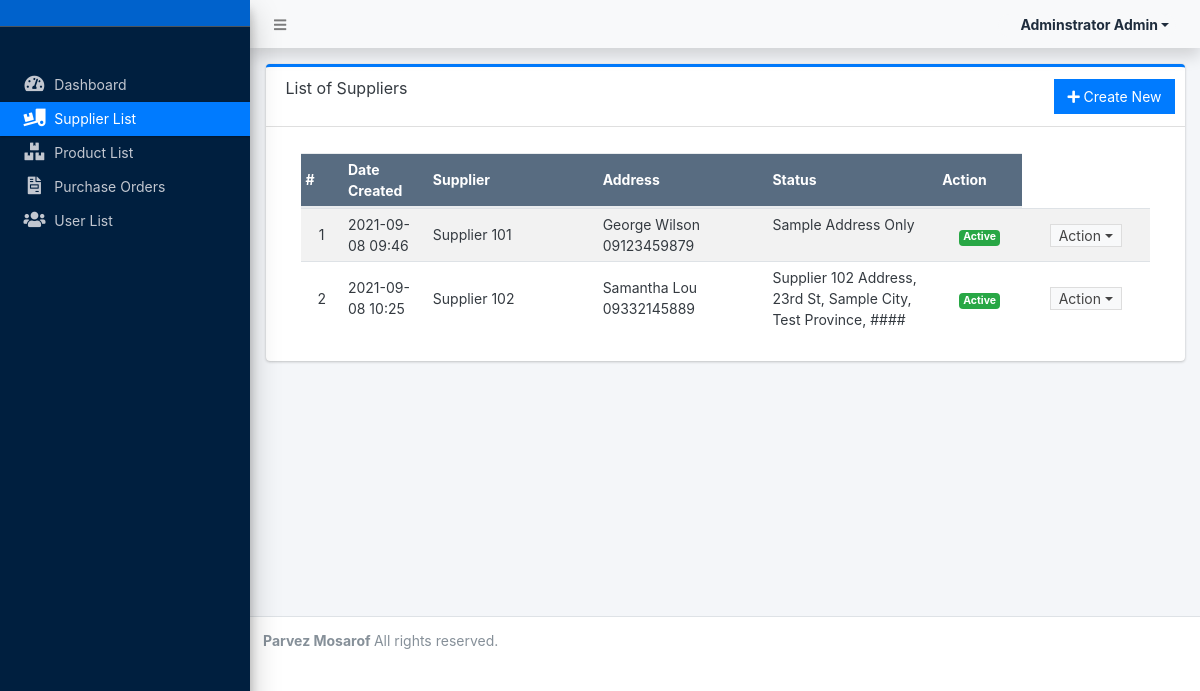
Page /admin/?page=suppliers (signed in) on the committed database.
### tables this page shows
CREATE TABLE `supplier_list` (
  `id` int(30) NOT NULL,
  `name` varchar(250) NOT NULL,
  `address` text NOT NULL,
  `contact_person` text NOT NULL,
  `contact` varchar(50) NOT NULL,
  `email` varchar(150) NOT NULL,
  `status` tinyint(1) NOT NULL DEFAULT 1 COMMENT ' 0 = Inactive, 1 = Active',
  `date_created` datetime NOT NULL DEFAULT current_timestamp()
);

### admin/suppliers/index.php (the view, shortened to what this page needs)
<div class="card card-outline card-primary">
	<div class="card-header">
		<h3 class="card-title">List of Suppliers</h3>
		<div class="card-tools">
			<a href="javascript:void(0)" id="create_new" class="btn btn-flat btn-primary"><span class="fas fa-plus"></span>  Create New</a>
		</div>
	</div>
	<div class="card-body">
		<div class="container-fluid">
        <div class="container-fluid">
			<table class="table table-hover table-striped">
				<colgroup>
					<col width="5%">
					<col width="10%">
					<col width="20%">
					<col width="20%">
					<col width="20%">
					<col width="10%">
					<col width="15%">
				</colgroup>
				<thead>
					<tr class="bg-navy disabled">
						<th>#</th>
						<th>Date Created</th>
						<th>Supplier</th>
						<th>Address</th>
						<th>Status</th>
						<th>Action</th>
					</tr>
				</thead>
				<tbody>
					<?php
					$i = 1;
					$qry = $conn->query("SELECT * from `supplier_list` order by (`name`) asc ");
					while($row = $qry->fetch_assoc()):
					?>
						<tr>
							<td class="text-center"><?php echo $i++; ?></td>
							<td><?php echo date("Y-m-d H:i",strtotime($row['date_created'])) ?></td>
							<td><?php echo $row['name'] ?></td>
							<td>
								<p class="m-0">
									<?php echo $row['contact_person'] ?><br>
									<?php echo $row['contact'] ?>
								</p>
							</td>
							<td class='truncate-3' title="<?php echo $row['address'] ?>"><?php echo $row['address'] ?></td>
							<td class="text-center">
								<?php if($row['status'] == 1): ?>
									<span class="badge badge-success">Active</span>
								<?php else: ?>
									<span class="badge badge-secondary">Inactive</span>
								<?php endif; ?>
							</td>
							<td align="center">
								 <button type="button" class="btn btn-flat btn-default btn-sm dropdown-toggle dropdown-icon py-0" data-toggle="dropdown">
				                  		Action
				                  </button>
							</td>
						</tr>
					<?php endwhile; ?>
				</tbody>
			</table>
		</div>
		</div>
	</div>
</div>

### rows in the picture
supplier_list: date_created "2021-09-08 09:46", name "Supplier 101", contact_person "George Wilson", contact "09123459879", address "Sample Address Only", status "Active"
supplier_list: date_created "2021-09-08 10:25", name "Supplier 102", contact_person "Samantha Lou", contact "09332145889", address "Supplier 102 Address, 23rd St, Sample City, Test Province, ####", status "Active"

### other values in the picture
$_settings->userdata('firstname').' '.$_settings->userdata('lastname') "Adminstrator Admin"
